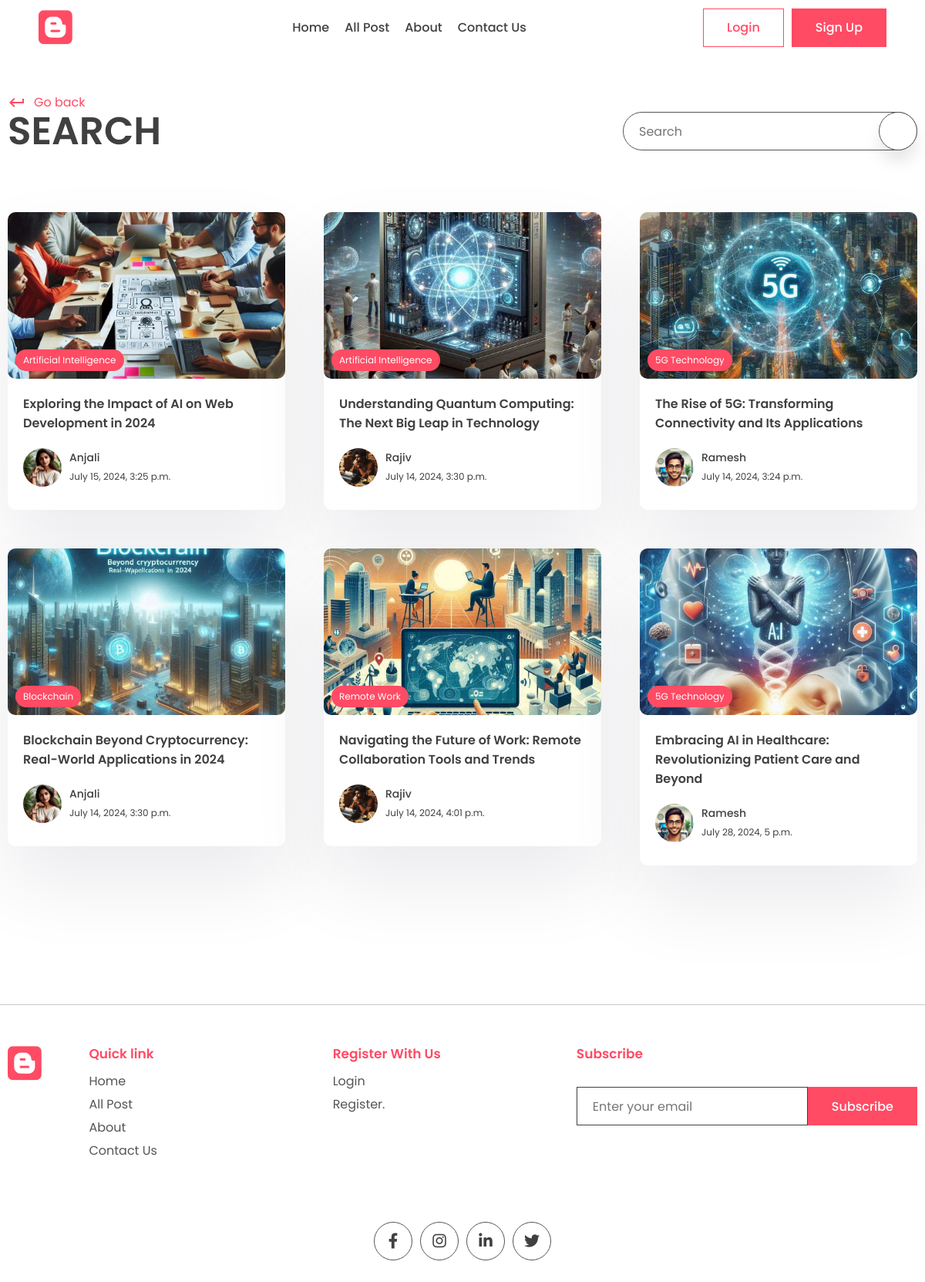
The page /search/ on the database as committed earlier.
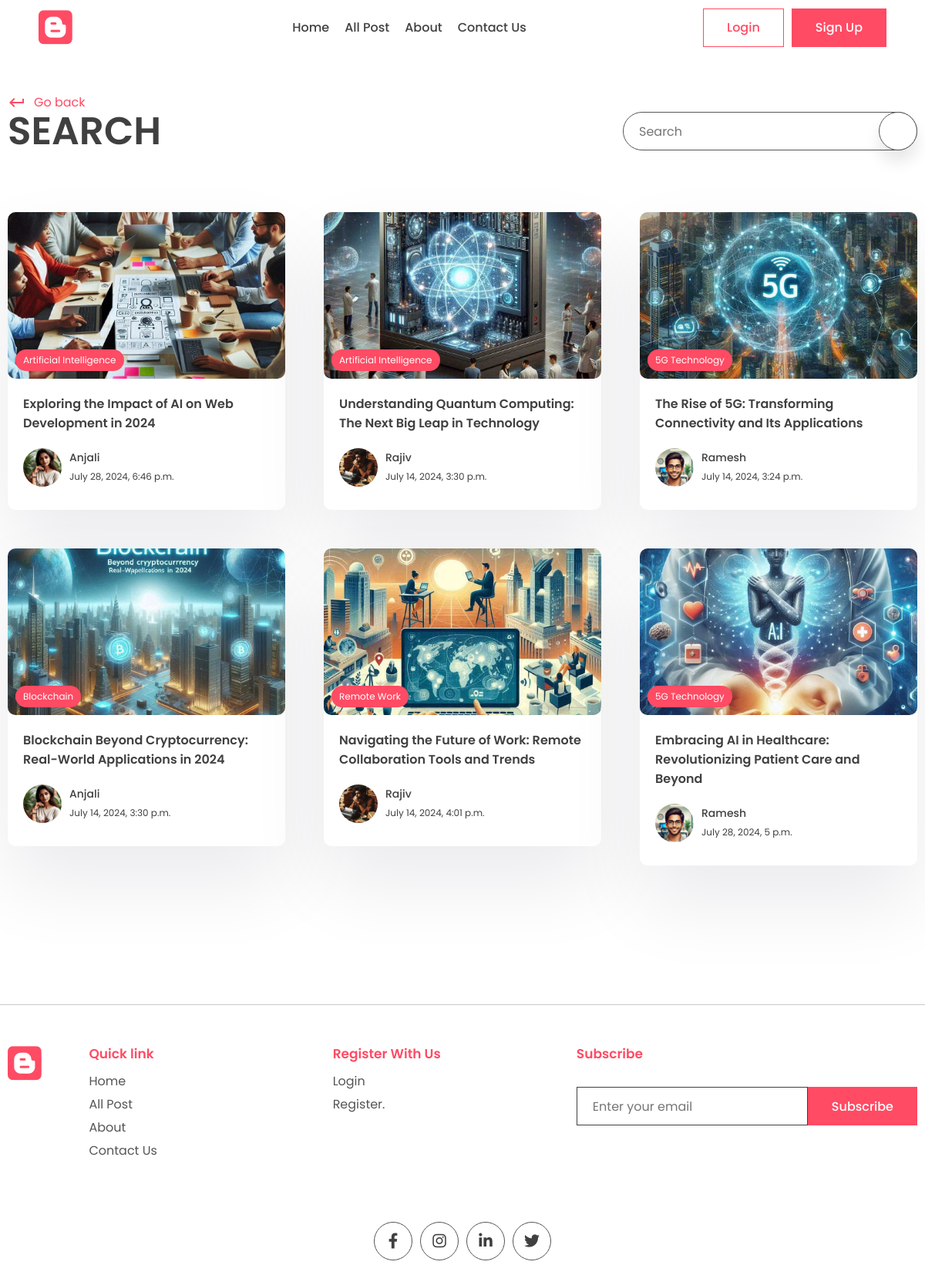
The same page on the database as committed later.
### app/models.py (models this page shows, shortened)
class Post(models.Model):
    title = models.CharField(max_length=200)
    content = models.TextField()
    last_updated = models.DateTimeField(auto_now=True)
    slug = models.SlugField(max_length=200, unique=True)
    image = models.ImageField(null=True, blank=True, upload_to='images/')
    tags = models.ManyToManyField(Tag, blank=True, related_name='post')
    view_count = models.IntegerField(null=True, blank=True)
    is_featured = models.BooleanField(default=False)
    author = models.ForeignKey(User, on_delete=models.CASCADE, null=True, blank=True)
    bookmarks = models.ManyToManyField(User, related_name='bookmarks', default=True)
    likes = models.ManyToManyField(User, related_name='likes', default=True)

class Tag(models.Model):
    name = models.CharField(max_length=100)
    description = models.CharField(max_length=100)
    slug = models.SlugField(max_length=200, unique=True)

class Profile(models.Model):
    user = models.OneToOneField(User, on_delete=models.CASCADE)
    image = models.ImageField(null=True, blank=True, upload_to='images/')
    slug = models.SlugField(max_length=200, unique=True)
    bio = models.CharField(max_length=200)

### app/views.py (the view)
# urls.py: path('search/', views.search_posts, name='search_page'),
def search_posts(request):
    search_query = request.GET.get('q', '')
    posts = Post.objects.filter(title__icontains=search_query)
    context = {
        'posts': posts,
        'search_query': search_query,
    }
    return render(request, 'app/search.html', context)

### app/templates/app/search.html (shortened to what this page needs)
{% extends "layout.html" %}
{% block content %}
<main>
    <div class="container">
        <div class="page-top">
        <div class="top flex">
            <div class="page-name">
            <a href="#" class="learn">
                <span class="material-icons"> keyboard_return </span> Go back
            </a>
            <h1>Search</h1>
            </div>
            <form class="search-bar s-active" method="GET">
                <input type="text" placeholder="Search" value = "{{search_query}}" name='q'/>
                <button type='submit' class="animated-search">
                </button>
            </form>
        </div>
        </div>
    </div>
  <section class="sp">
    <div class="container">
      <div class="grid">
        {% for post in posts %}
        <a href="{% url "post_page" post.slug%}">
          <div class="card">
            <div class="post-img">
              <img src="{{post.image.url}}" alt="" />
              <div class="tag">{{post.tags.all.0.name}}</div>
            </div>
            <div class="card-content">
              <h3>
                {{post.title}}
              </h3>
              <div class="author">
                <div class="profile-pic">
                  <img src="{{post.author.profile.image.url}}" alt="" />
                </div>
                <div class="details">
                  <p>{{post.author.first_name}}</p>
                  <small>{{post.last_updated}}</small>
                </div>
              </div>
            </div>
          </div>
        </a>
        {% endfor %}
      </div>
    </div>
  </section>
</main>
{% endblock content %}

Rows that differ between the two databases and show on the page:
changed Post: last_updated "July 15, 2024, 3:25 p.m." → "July 28, 2024, 6:46 p.m."
